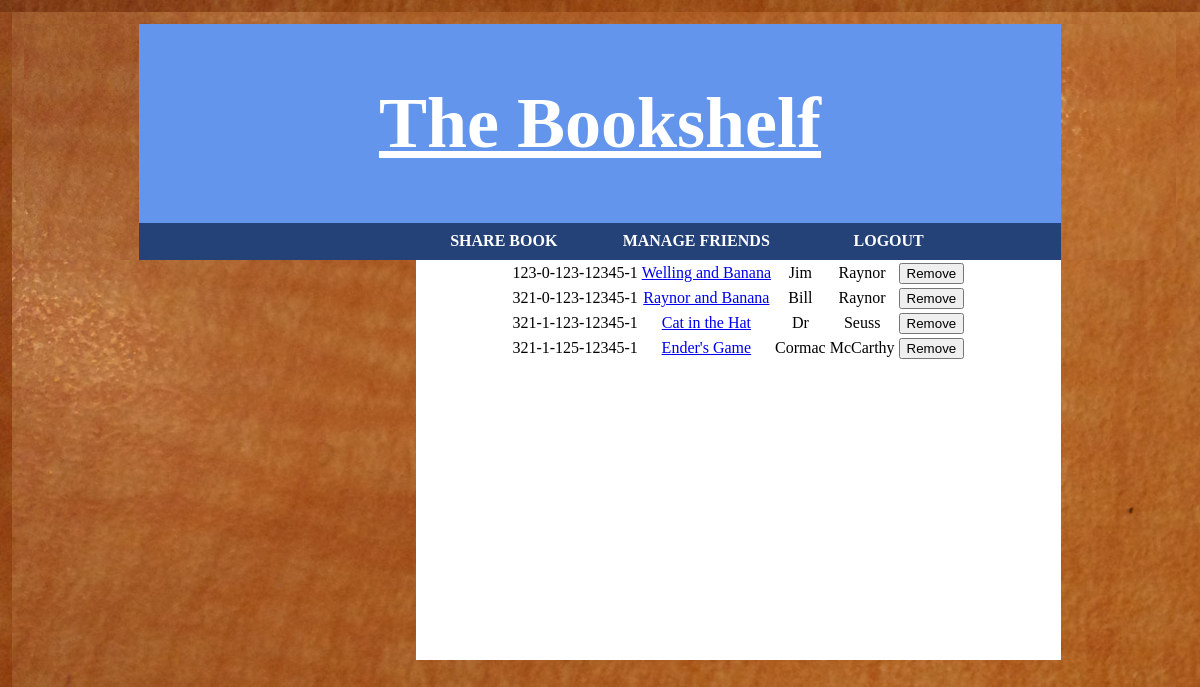
The page /view_books.php on the database as committed earlier.
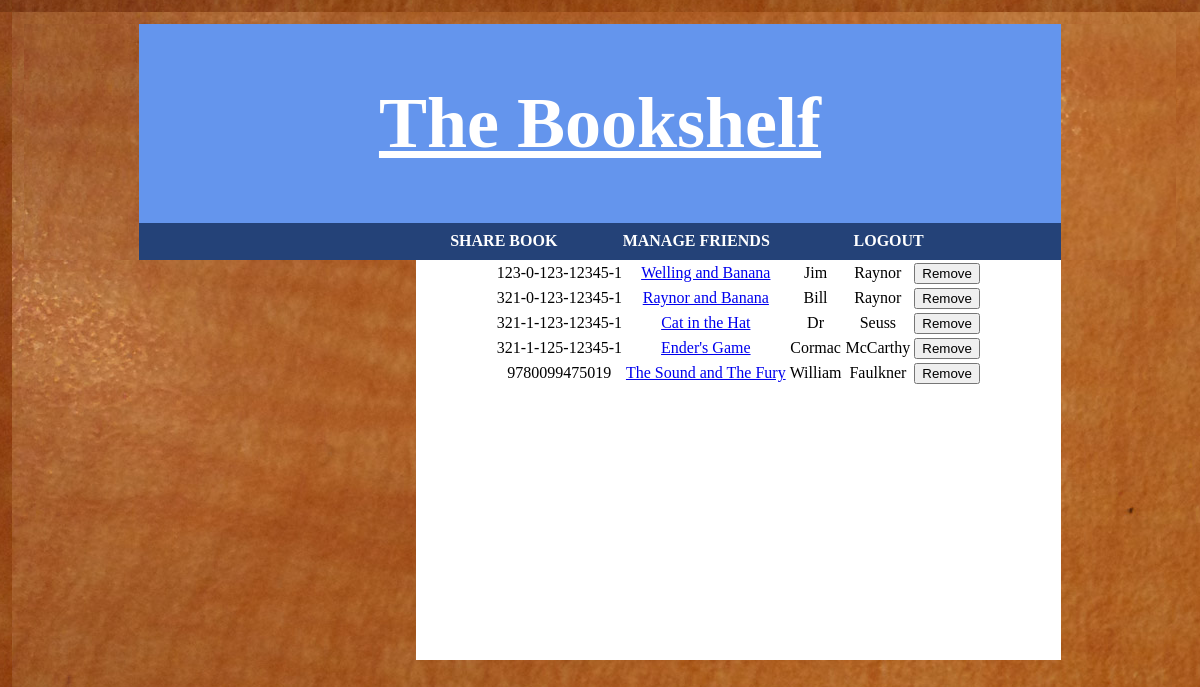
The same page on the database as committed later.
### tables this page shows
CREATE TABLE books
( 	isbn CHAR(17) NOT NULL PRIMARY KEY,
	title VARCHAR(50),
	author_first_name VARCHAR(20),
	author_last_name VARCHAR(20)
);

### view_books.php (the view, shortened to what this page needs)
<!DOCTYPE html>
<html>
<head>
	<link rel="stylesheet" type="text/css" href="css/bookshelf.css" />
</head>
<body>
	<div id="wrap">
		<?php
			include('directory.php');
		?>
		<div id="main">
			<?php
				include('access_database.php');
				$userQuery = "SELECT * FROM books";
				$userStmt = $db->query($userQuery);
				$num_rows = $userStmt->num_rows;
				if ($num_rows == 0) {
					echo "no books";
				} else {
					echo "<table>";
					for ($i=0; $i < $num_rows; $i++) {
						$row = $userStmt->fetch_assoc();
						echo '<tr><td>'.$row['isbn'].'</td><td>'.'<a href="book_view.php?isbn='.$row['isbn'].'">'.$row['title'].'</a>'.'</td><td>'.$row['author_first_name'].'</td><td>'.$row['author_last_name'].'</td><td><input type="submit" value="Remove"></td><input type ="hidden" name="isbn" value="'.$row['isbn'].'"></tr>';
					}
					echo "</table>";
				}
			?>
		</div>
</body>
</html>

### directory.php
<!DOCTYPE html>
<link rel="stylesheet" type="text/css" href="css/header.css">
<div id='title'>
	<h1>The Bookshelf</h1>
</div>
<header>
	<ul class="nav">
		<li><a id="navBar" href="user_homepage.php"><?php echo $username;?></a></li>
		<li><a id="navBar" href="share_book.php">Share Book</a></li>
		<li><a id="navBar" href="user_manage_friends.php">Manage Friends</a></li>
		<li><a id="navBar" href="index.php">Logout</a></li>
	</ul>
</header>

### css/bookshelf.css (style rules this page uses)
html, body { margin:1%; padding:0; background-image: url('background_wood.jpg'); }
#wrap { width:80%; height: 100%; margin:0 auto; font-size: 16px; background-color: #87CEFA; min-width: 550px; }
#main { float: right; margin:0 auto; text-align:center; background-color: white; width: 70%; min-height: 400px; }
table { margin-left:auto; margin-right:auto; }

### css/header.css (style rules this page uses)
header { background-color: #244278; text-align:center; margin-left:auto; margin-right:auto; }
ul { list-style-type: none; margin: 0, auto; padding: 0; overflow: hidden; }
.nav { list-style: none; margin: 0; padding: 0; text-align: center; }
.nav li { display: inline; }
.nav a { display: inline-block; }
#navBar { font-family: verdana; width:170px; color:#FFFFFF; background-color:#244278; text-align: center; padding:4px; text-decoration:none; text-transform:uppercase; font-weight: bold; padding: 1%; }
#title { background-color:#6495ED; font-size: 36px; text-align: center; padding: 10px; color: white; text-decoration: underline; }

Rows that differ between the two databases and show on the page:
added books: isbn "9780099475019", title "The Sound and The Fury", author_first_name "William", author_last_name "Faulkner"
